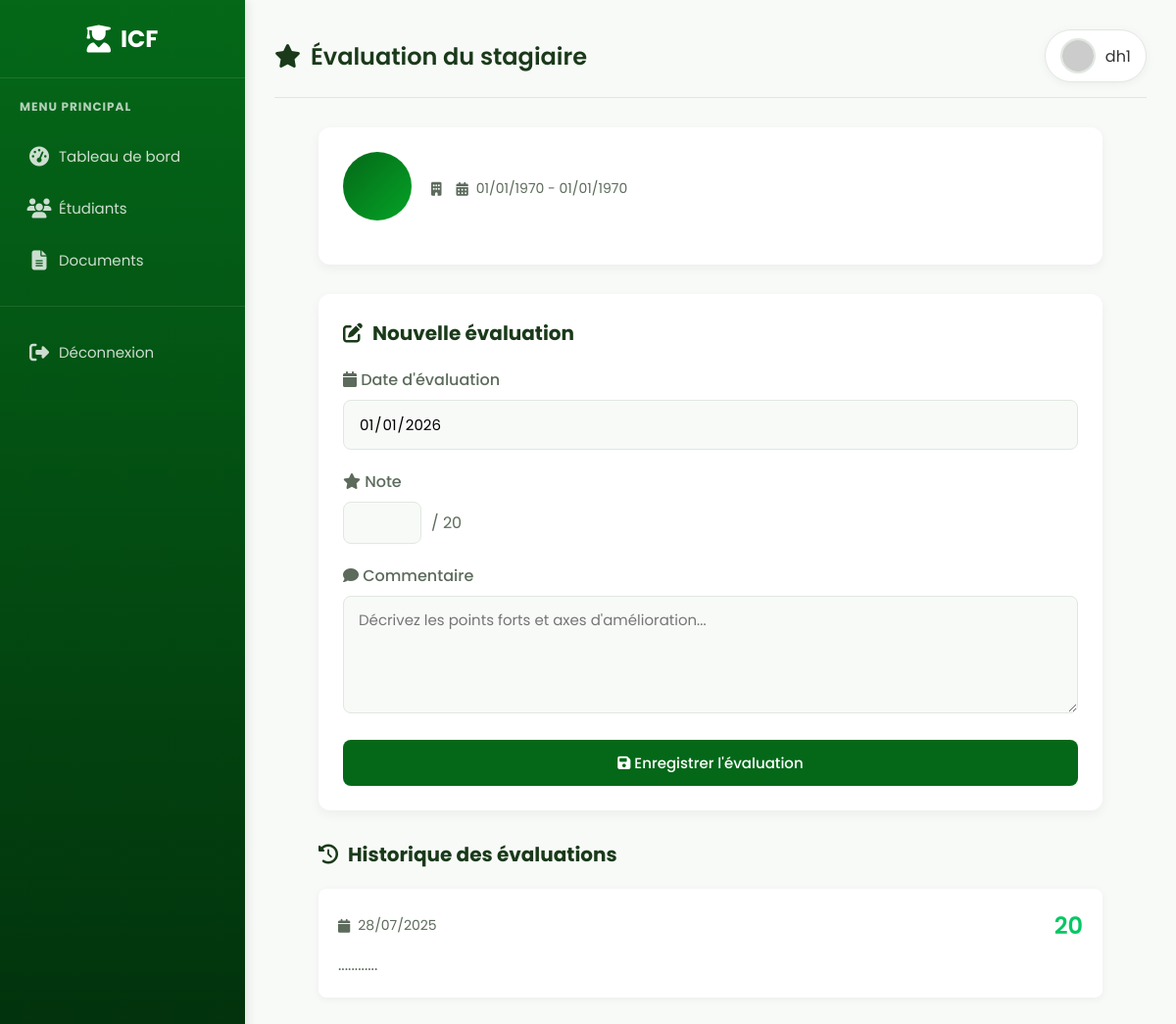
The page /evaluation.php?id_stage=63 (signed in) on the database its author committed.
### tables this page shows
CREATE TABLE IF NOT EXISTS `evaluations` (
  `id_eval` int NOT NULL AUTO_INCREMENT,
  `id_stage` int DEFAULT NULL,
  `date` date DEFAULT NULL,
  `note` int DEFAULT NULL,
  `commentaire` text,
  PRIMARY KEY (`id_eval`),
  KEY `id_stage` (`id_stage`)
);

### evaluation.php (the view, shortened to what this page needs)
<?php
$conn = new PDO("mysql:host=localhost;dbname=gestion_stagiaires;charset=utf8", "root", "");
$id_stage = intval($_GET['id_stage']);
$role = $_SESSION['role'];
$stmt = $conn->prepare("SELECT * FROM evaluations WHERE id_stage = ? ORDER BY date DESC");
$stmt->execute([$id_stage]);
$evaluations = $stmt->fetchAll();
$stmt = $conn->prepare("SELECT e.nom, e.prenom, s.date_debut, s.date_fin, ser.nom_service
                       FROM stages s
                       JOIN etudiants e ON s.id_etudiant = e.id_etudiant
                       JOIN services ser ON s.id_service = ser.id_service
                       WHERE s.id_stage = ?");
$stmt->execute([$id_stage]);
$info = $stmt->fetch();
$date = $_GET['date'] ?? date('Y-m-d');
?>
<!DOCTYPE html>
<html lang="fr">
<head>
<link rel="stylesheet" href="https://cdnjs.cloudflare.com/ajax/libs/font-awesome/6.4.0/css/all.min.css">
</head>
<body>
<div class="sidebar">
  <div class="sidebar-header">
    <div class="logo">
      <i class="fas fa-user-graduate"></i>
      <span>ICF</span>
    </div>
  </div>
  <div class="sidebar-menu">
    <h3>Menu Principal</h3>
    <ul>
      <li><a href="dashboard.php"><i class="fas fa-tachometer-alt"></i> <span>Tableau de bord</span></a></li>
      <?php if ($role == 'admin' or $role == 'admin_super'): ?>
         <li><a href="etudiants.php"><i class="fas fa-users"></i> <span>Étudiants</span></a></li>
      <li><a href="documents.php"><i class="fas fa-file-alt"></i> <span>Documents</span></a></li>
      <?php endif; ?>
    </ul>
    <div class="logout">
      <ul>
        <li><a href="logout.php"><i class="fas fa-sign-out-alt"></i> <span>Déconnexion</span></a></li>
      </ul>
    </div>
  </div>
</div>
<div class="main-content">
  <div class="page-header">
    <h1><i class="fas fa-star"></i> Évaluation du stagiaire</h1>
    <div class="user-profile">
      <img src="https://ui-avatars.com/api/?name=<?= urlencode($_SESSION['username'] ?? 'Admin') ?>&background=046818&color=fff" alt="User">
      <span style="font-family: 'Poppins';"><?= htmlspecialchars($_SESSION['username'] ?? 'Admin') ?></span>
    </div>
  </div>
  <div class="content-container" style="font-family: 'Poppins';">
    <div class="student-info-card">
      <div class="student-header">
        <div class="student-avatar" style="font-family: 'Poppins';">
        </div>
        <div class="student-details">
          <div class="student-meta">
            <div class="meta-item" style="font-family: 'Poppins';">
              <i class="fas fa-building"></i> <?= htmlspecialchars($info['nom_service']) ?>
            </div>
            <div class="meta-item" style="font-family: 'Poppins';">
              <i class="fas fa-calendar-alt"></i>
              <?= date('d/m/Y', strtotime($info['date_debut'])) ?> - <?= date('d/m/Y', strtotime($info['date_fin'])) ?>
            </div>
          </div>
        </div>
      </div>
    </div>
    <div class="evaluation-form">
      <h2 class="form-title"><i class="fas fa-edit"></i> Nouvelle évaluation</h2>
      <form method="POST">
        <div class="form-group">
          <label for="date_eval" class="form-label"><i class="fas fa-calendar"></i> Date d'évaluation</label>
          <input type="date" style="font-family: 'Poppins';" id="date_eval" name="date_eval" class="form-control" value="<?= htmlspecialchars($date) ?>" readonly>
        </div>
        <div class="form-group">
          <label for="note" class="form-label"><i class="fas fa-star"></i> Note</label>
          <div class="note-input">
            <input type="number" id="note" name="note" class="form-control" min="0" max="20" step="0.5" required>
            <span>/ 20</span>
          </div>
        </div>
        <div class="form-group">
          <label for="commentaire" class="form-label"><i class="fas fa-comment"></i> Commentaire</label>
          <textarea id="commentaire" style="font-family: 'Poppins';" name="commentaire" class="form-control" placeholder="Décrivez les points forts et axes d'amélioration..."></textarea>
        </div>
        <button type="submit" style="font-family: 'Poppins';" name="save" class="btn btn-primary btn-block">
          <i class="fas fa-save"></i> Enregistrer l'évaluation
        </button>
      </form>
    </div>
    <div class="evaluations-list">
      <h3 class="section-title"><i class="fas fa-history"></i> Historique des évaluations</h3>
      <?php if (count($evaluations) > 0): ?>
        <?php foreach ($evaluations as $eval):
          $noteClass = $eval['note'] >= 16 ? 'note-excellent' :
                     ($eval['note'] >= 12 ? 'note-good' :
                     ($eval['note'] >= 8 ? 'note-average' : 'note-poor'));
        ?>
        <div class="evaluation-card">
          <div class="evaluation-header">
            <div class="evaluation-date">
              <i class="fas fa-calendar"></i> <?= date('d/m/Y', strtotime($eval['date'])) ?>
            </div>
            <div class="evaluation-note <?= $noteClass ?>">
              <?= $eval['note'] ?>
            </div>
          </div>
          <div class="evaluation-comment">
            <?= nl2br(htmlspecialchars($eval['commentaire'])) ?>
          </div>
        </div>
        <?php endforeach; ?>
      <?php endif; ?>
    </div>
  </div>
</div>
</body>
</html>

### rows shown on the page
evaluations: date "28/07/2025", note "20", commentaire "............"

### other values the page prints
$_SESSION['username'] "dh1"
date('d/m/Y', strtotime($info['date_debut'])) "01/01/1970"
date('d/m/Y', strtotime($info['date_fin'])) "01/01/1970"
